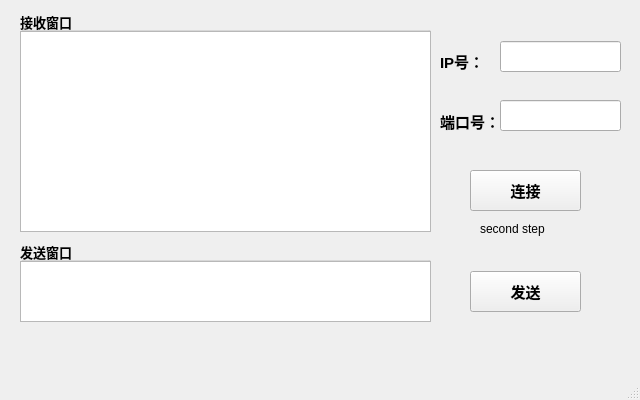
<?xml version="1.0" encoding="UTF-8"?>
<ui version="4.0">
 <class>Client</class>
 <widget class="QMainWindow" name="Client">
  <property name="geometry">
   <rect>
    <x>0</x>
    <y>0</y>
    <width>640</width>
    <height>400</height>
   </rect>
  </property>
  <property name="windowTitle">
   <string>Client</string>
  </property>
  <widget class="QWidget" name="centralwidget">
   <widget class="QLineEdit" name="ipnum">
    <property name="geometry">
     <rect>
      <x>500</x>
      <y>41</y>
      <width>121</width>
      <height>31</height>
     </rect>
    </property>
   </widget>
   <widget class="QLabel" name="IP">
    <property name="geometry">
     <rect>
      <x>440</x>
      <y>51</y>
      <width>51</width>
      <height>20</height>
     </rect>
    </property>
    <property name="font">
     <font>
      <pointsize>11</pointsize>
      <weight>75</weight>
      <bold>true</bold>
     </font>
    </property>
    <property name="text">
     <string>IP号：</string>
    </property>
   </widget>
   <widget class="QPushButton" name="send_button">
    <property name="geometry">
     <rect>
      <x>470</x>
      <y>271</y>
      <width>111</width>
      <height>41</height>
     </rect>
    </property>
    <property name="font">
     <font>
      <pointsize>11</pointsize>
      <weight>75</weight>
      <bold>true</bold>
     </font>
    </property>
    <property name="text">
     <string>发送</string>
    </property>
   </widget>
   <widget class="QGroupBox" name="send_box">
    <property name="geometry">
     <rect>
      <x>20</x>
      <y>241</y>
      <width>411</width>
      <height>81</height>
     </rect>
    </property>
    <property name="font">
     <font>
      <pointsize>10</pointsize>
      <weight>75</weight>
      <bold>true</bold>
     </font>
    </property>
    <property name="title">
     <string>发送窗口</string>
    </property>
    <widget class="QPlainTextEdit" name="sender">
     <property name="geometry">
      <rect>
       <x>0</x>
       <y>20</y>
       <width>411</width>
       <height>61</height>
      </rect>
     </property>
    </widget>
   </widget>
   <widget class="QGroupBox" name="receive_box">
    <property name="geometry">
     <rect>
      <x>20</x>
      <y>11</y>
      <width>411</width>
      <height>221</height>
     </rect>
    </property>
    <property name="font">
     <font>
      <pointsize>10</pointsize>
      <weight>75</weight>
      <bold>true</bold>
     </font>
    </property>
    <property name="title">
     <string>接收窗口</string>
    </property>
    <widget class="QPlainTextEdit" name="receiver">
     <property name="geometry">
      <rect>
       <x>0</x>
       <y>20</y>
       <width>411</width>
       <height>201</height>
      </rect>
     </property>
     <property name="readOnly">
      <bool>true</bool>
     </property>
    </widget>
   </widget>
   <widget class="QLabel" name="PORT">
    <property name="geometry">
     <rect>
      <x>440</x>
      <y>111</y>
      <width>61</width>
      <height>21</height>
     </rect>
    </property>
    <property name="font">
     <font>
      <pointsize>11</pointsize>
      <weight>75</weight>
      <bold>true</bold>
     </font>
    </property>
    <property name="text">
     <string>端口号：</string>
    </property>
   </widget>
   <widget class="QLineEdit" name="portnum">
    <property name="geometry">
     <rect>
      <x>500</x>
      <y>100</y>
      <width>121</width>
      <height>31</height>
     </rect>
    </property>
   </widget>
   <widget class="QPushButton" name="connect_button">
    <property name="geometry">
     <rect>
      <x>470</x>
      <y>170</y>
      <width>111</width>
      <height>41</height>
     </rect>
    </property>
    <property name="font">
     <font>
      <pointsize>11</pointsize>
      <weight>75</weight>
      <bold>true</bold>
     </font>
    </property>
    <property name="text">
     <string>连接</string>
    </property>
   </widget>
   <widget class="QLabel" name="label">
    <property name="geometry">
     <rect>
      <x>480</x>
      <y>220</y>
      <width>81</width>
      <height>17</height>
     </rect>
    </property>
    <property name="text">
     <string>second step</string>
    </property>
   </widget>
  </widget>
  <widget class="QMenuBar" name="menubar">
   <property name="geometry">
    <rect>
     <x>0</x>
     <y>0</y>
     <width>640</width>
     <height>28</height>
    </rect>
   </property>
  </widget>
  <widget class="QStatusBar" name="statusbar"/>
 </widget>
 <resources/>
 <connections/>
</ui>
